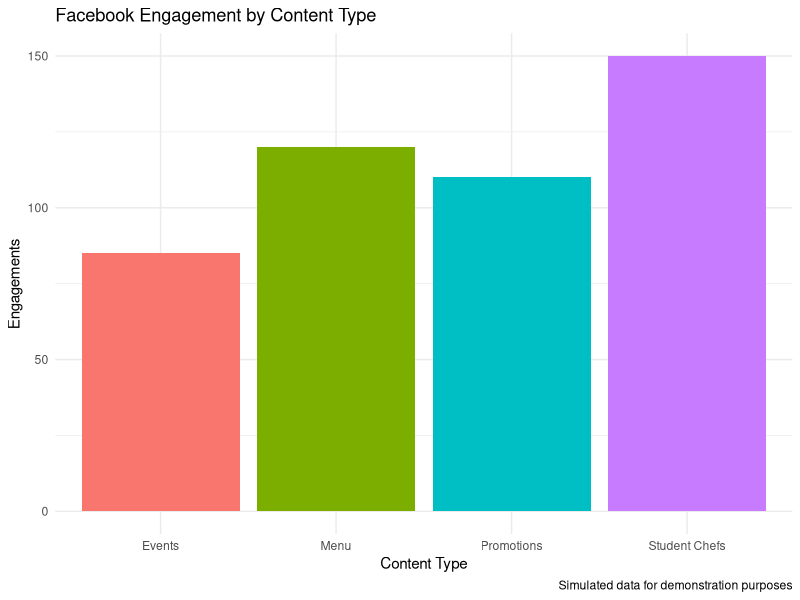

The R script that drew this image:
## ---- chunk 1
#| echo: false
#| message: false
#| warning: false

library(tidyverse)

measures <- tibble(
  Metric = c(
    "Impressions",
    "Engagements",
    "Engagement Rate",
    "Content Type",
    "Reservations"
  ),
  Purpose = c(
    "Measure content visibility",
    "Measure audience interaction",
    "Evaluate content effectiveness",
    "Compare marketing themes",
    "Measure dining demand"
  )
)

knitr::kable(measures)
## ---- chunk 2
#| echo: false
#| warning: false
#| message: false

library(tidyverse)

facebook <- tibble(
  Content = c("Menu", "Events", "Student Chefs", "Promotions"),
  Engagements = c(120, 85, 150, 110)
)

ggplot(facebook, aes(x = Content, y = Engagements, fill = Content)) +
  geom_col() +
  labs(
    title = "Facebook Engagement by Content Type",
    x = "Content Type",
    y = "Engagements",
    caption = "Simulated data for demonstration purposes"
  ) +
  theme_minimal() +
  theme(legend.position = "none")
